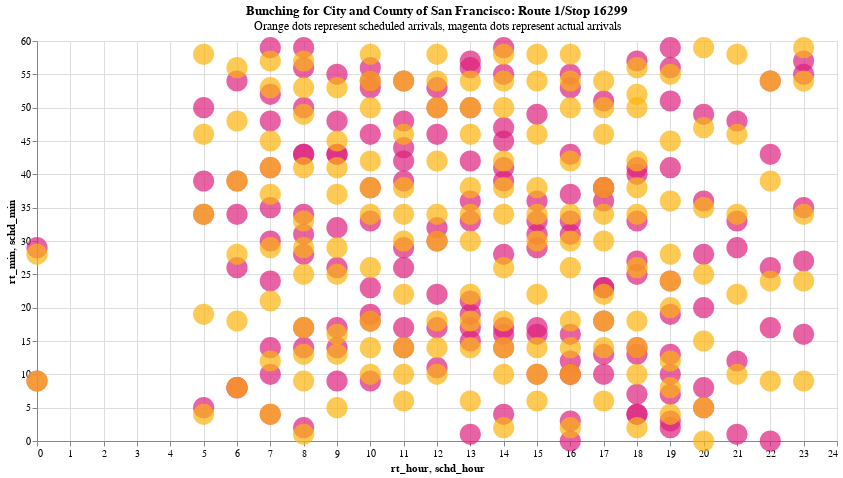

The notebook cell this image was saved under:
### Code cell
df_sf1, df_sf2 = compare_approaches(
    stop_id="16299",
    organization_name="City and County of San Francisco",
    route_id="1",
    stop_sequence=7,
)

### Figure 1 — Vega-Lite specification as saved in the notebook (floating-point values rounded to 4 significant figures; data arrays with more than 128 entries replaced by an {"elided": "..."} marker saying what was removed)
{"config": {"view": {"continuousWidth": 300, "continuousHeight": 300}}, "layer": [{"mark": {"type": "circle", "color": "#dd217d", "size": 450}, "encoding": {"tooltip": [{"field": "converted_schd_arrival_tooltip", "type": "nominal"}, {"field": "converted_rt_arrival_tooltip", "type": "nominal"}], "x": {"field": "rt_hour", "type": "quantitative"}, "y": {"field": "rt_min", "type": "quantitative"}}}, {"mark": {"type": "circle", "color": "#fcb40e", "size": 450}, "encoding": {"tooltip": [{"field": "converted_schd_arrival_tooltip", "type": "nominal"}, {"field": "converted_rt_arrival_tooltip", "type": "nominal"}], "x": {"field": "schd_hour", "type": "quantitative"}, "y": {"field": "schd_min", "type": "quantitative"}}}], "data": {"name": "data-68e79cd41fab028dc87458652dd82936"}, "height": 400, "title": {"text": "Bunching for City and County of San Francisco: Route 1/Stop 16299", "subtitle": "Orange dots represent scheduled arrivals, magenta dots represent actual arrivals "}, "width": 800, "$schema": "https://vega.github.io/schema/vega-lite/v5.17.0.json", "datasets": {"data-68e79cd41fab028dc87458652dd82936": {"elided": "163 records"}}}
